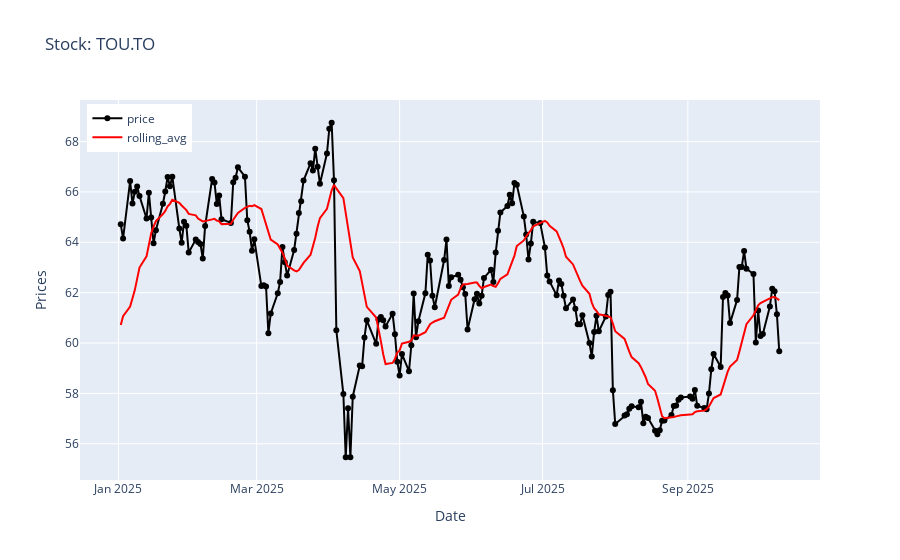

Source (notebook cell):
### Code cell
# Get rolling average
df['rolling_avg'] = df['close'].rolling(window=15).mean()

df_plot = df.copy()

df_plot = df[df['date'] > '2025-01-01']

# visualize prices
import plotly.graph_objects as go

fig = go.Figure()

fig.add_trace(go.Scatter(
    x = df_plot['date'], y = df_plot['close'],
    name = 'price',
    yaxis = 'y1',
    mode = 'lines+markers',
    line = dict(color='black')

))

fig.add_trace(go.Scatter(
    x = df_plot['date'], y = df_plot['rolling_avg'],
    name = 'rolling_avg',
    yaxis = 'y1',
    mode = 'lines',
    line = dict(color='red')

))



# Layout with multiple y-axes
fig.update_layout(
    title=f'Stock: {symbol}',
    xaxis=dict(title='Date'),
    yaxis=dict(title='Prices', side='left'),
    legend=dict(x=0.01, y=0.99)
)

fig.show()

### Figure 1 — Plotly figure (JSON) as saved in the notebook; plotly's stock layout.template omitted (floating-point values rounded to 4 significant figures; data arrays with more than 128 entries replaced by an {"elided": "..."} marker saying what was removed)
{"data": [{"line": {"color": "black"}, "mode": "lines+markers", "name": "price", "type": "scatter", "x": {"elided": "196 str values"}, "y": {"elided": "196 float values"}, "yaxis": "y"}, {"line": {"color": "red"}, "mode": "lines", "name": "rolling_avg", "type": "scatter", "x": {"elided": "196 str values"}, "y": {"elided": "196 float values"}, "yaxis": "y"}], "layout": {"legend": {"x": 0.01, "y": 0.99}, "title": {"text": "Stock: TOU.TO"}, "xaxis": {"title": {"text": "Date"}}, "yaxis": {"side": "left", "title": {"text": "Prices"}}}}
